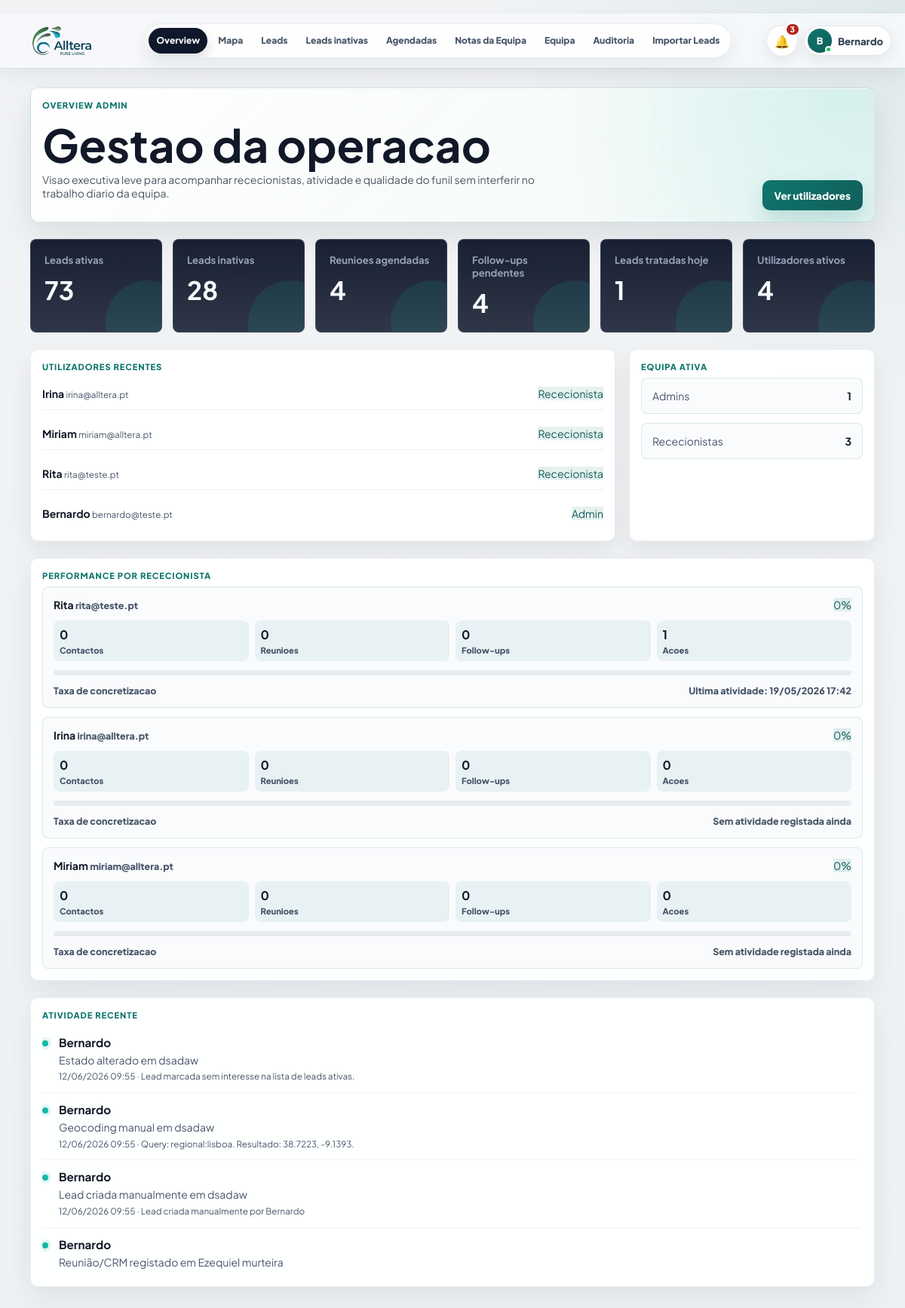
The page /admin (signed in) on the database its author committed.
### PlataformaApoioDecisaoComercial/models.py (models this page shows, shortened)
class User(UserMixin, db.Model):
    __tablename__ = "users"
    id = db.Column(db.Integer, primary_key=True)
    nome = db.Column(db.String(120), nullable=False)
    email = db.Column(db.String(160), nullable=False, unique=True, index=True)
    password_hash = db.Column(db.String(255), nullable=False)
    role = db.Column(db.String(40), nullable=False, default="comercial")
    ativo = db.Column(db.Boolean, nullable=False, default=True)
    approval_status = db.Column(db.String(20), nullable=False, default="approved")
    approved_at = db.Column(db.DateTime, nullable=True)
    approved_by_id = db.Column(db.Integer, nullable=True)
    created_at = db.Column(db.DateTime, default=datetime.utcnow)
    @property
    def is_active(self):
        return bool(self.ativo)
    historico = db.relationship("HistoricoLead", back_populates="user", lazy="dynamic")
    assigned_leads = db.relationship("Lead", back_populates="assigned_to", lazy="dynamic")
    notas_equipa = db.relationship("EquipaNota", back_populates="autor", lazy="dynamic")

class HistoricoLead(db.Model):
    id = db.Column(db.Integer, primary_key=True)
    lead_id = db.Column(db.Integer, db.ForeignKey("lead.id"), nullable=False)
    user_id = db.Column(db.Integer, db.ForeignKey("users.id"), nullable=True, index=True)
    acao = db.Column(db.String(120), nullable=False)
    tipo_acao = db.Column(db.String(80), nullable=True, index=True)
    observacao = db.Column(db.Text, nullable=True)
    resultado = db.Column(db.String(120), nullable=True)
    comercial_responsavel = db.Column(db.String(80), nullable=True)
    created_at = db.Column(db.DateTime, default=datetime.utcnow)
    user = db.relationship("User", back_populates="historico")

class Lead(db.Model):
    id = db.Column(db.Integer, primary_key=True)
    nome_cliente = db.Column(db.String(180), nullable=True)
    area_negocio = db.Column(db.String(120), nullable=True)
    cidade = db.Column(db.String(80), nullable=True)
    empresa = db.Column(db.String(180), nullable=True)
    nome_empresa = db.Column(db.String(180), nullable=False)
    tipo_cliente = db.Column(db.String(80), nullable=False)
    morada = db.Column(db.String(220), nullable=True)
    codigo_postal = db.Column(db.String(20), nullable=True)
    localidade = db.Column(db.String(80), nullable=False)
    contacto = db.Column(db.String(120), nullable=True)
    telefone = db.Column(db.String(40), nullable=True)
    email = db.Column(db.String(160), nullable=True)
    categoria = db.Column(db.String(120), nullable=True)
    nif = db.Column(db.String(30), nullable=True)
    observacoes = db.Column(db.Text, nullable=True)
    observacoes_contacto = db.Column(db.Text, nullable=True)
    reuniao_info = db.Column(db.Text, nullable=True)
    classificacao_observacao = db.Column(db.String(80), nullable=True)
    motivo_classificacao = db.Column(db.Text, nullable=True)
    latitude = db.Column(db.Float, nullable=True)
    longitude = db.Column(db.Float, nullable=True)
    estado = db.Column(db.String(40), nullable=False, default="Por contactar")
    estado_lead = db.Column(db.String(40), nullable=True, default="Por contactar")
    prioridade = db.Column(db.String(20), nullable=True, default="Baixa")
    comercial_responsavel = db.Column(db.String(80), nullable=False, default="Flávia")
    data_novo_contacto = db.Column(db.Date, nullable=True)
    data_reuniao = db.Column(db.Date, nullable=True)
    hora_reuniao = db.Column(db.String(10), nullable=True)
    tags = db.Column(db.String(300), nullable=True)
    insight_tags = db.Column(db.String(400), nullable=True)
    insight_note = db.Column(db.Text, nullable=True)
    assigned_to_id = db.Column(db.Integer, db.ForeignKey("users.id"), nullable=True, index=True)
    created_at = db.Column(db.DateTime, default=datetime.utcnow)
    updated_at = db.Column(db.DateTime, default=datetime.utcnow, onupdate=datetime.utcnow)
    assigned_to = db.relationship("User", back_populates="assigned_leads")
    historico = db.relationship(
        "HistoricoLead",
        backref="lead",
        cascade="all, delete-orphan",
        order_by="desc(HistoricoLead.created_at)",
    )

### PlataformaApoioDecisaoComercial/app.py (the view)
    @app.route("/admin")
    @login_required
    @admin_required
    def admin_overview():
        return render_template("admin_overview.html", **admin_overview_context())

### PlataformaApoioDecisaoComercial/templates/admin_overview.html (shortened to what this page needs)
{% extends "base.html" %}
{% block content %}
<main class="page-shell admin-page">
    <section class="panel admin-hero">
        <div>
            <p class="eyebrow">Overview admin</p>
            <h1>Gestao da operacao</h1>
            <p>Visao executiva leve para acompanhar rececionistas, atividade e qualidade do funil sem interferir no trabalho diario da equipa.</p>
        </div>
        <a class="button" href="{{ url_for('admin_users') }}">Ver utilizadores</a>
    </section>
    <section class="admin-metric-grid" aria-label="Metricas principais da operacao comercial">
        <article class="admin-metric"><span>Leads ativas</span><strong>{{ metrics.active_leads }}</strong></article>
        <article class="admin-metric"><span>Leads inativas</span><strong>{{ metrics.inactive_leads }}</strong></article>
        <article class="admin-metric"><span>Reunioes agendadas</span><strong>{{ metrics.scheduled_leads }}</strong></article>
        <article class="admin-metric"><span>Follow-ups pendentes</span><strong>{{ metrics.pending_followups }}</strong></article>
        <article class="admin-metric"><span>Leads tratadas hoje</span><strong>{{ metrics.treated_today }}</strong></article>
        <article class="admin-metric"><span>Utilizadores ativos</span><strong>{{ metrics.active_users }}</strong></article>
    </section>
    <section class="admin-panels">
        <article class="panel">
            <p class="eyebrow">Utilizadores recentes</p>
            <div class="admin-list">
                {% for user in recent_users %}
                <div class="admin-list-item">
                    <div>
                        <strong>{{ user.nome }}</strong>
                        <small>{{ user.email }}</small>
                    </div>
                    <span class="badge">{{ "Rececionista" if user.role == "comercial" else "Admin" }}</span>
                </div>
                {% else %}
                <p class="empty-state empty-state--quiet">Ainda nao existem utilizadores.</p>
                {% endfor %}
            </div>
        </article>
        <article class="panel">
            <p class="eyebrow">Equipa ativa</p>
            <div class="admin-role-grid">
                <div class="admin-role-card">
                    <span>Admins</span>
                    <strong>{{ users_by_role.admin }}</strong>
                </div>
                <div class="admin-role-card">
                    <span>Rececionistas</span>
                    <strong>{{ users_by_role.comercial }}</strong>
                </div>
            </div>
        </article>
    </section>
    <section class="panel">
        <p class="eyebrow">Performance por rececionista</p>
        <div class="operator-performance-list">
            {% for item in operator_performance %}
            <article class="operator-card">
                <div class="operator-card__top">
                    <div>
                        <strong>{{ item.user.nome }}</strong>
                        <small>{{ item.user.email }}</small>
                    </div>
                    <span class="badge">{{ item.taxa_concretizacao }}%</span>
                </div>
                <div class="operator-stats" aria-label="Metricas da rececionista">
                    <span><b>{{ item.contactos }}</b>Contactos</span>
                    <span><b>{{ item.reunioes }}</b>Reunioes</span>
                    <span><b>{{ item.followups }}</b>Follow-ups</span>
                    <span><b>{{ item.total_acoes }}</b>Acoes</span>
                </div>
                <div class="operator-progress" aria-hidden="true">
                </div>
                <div class="operator-card__meta">
                    <span>Taxa de concretizacao</span>
                    <span>{% if item.ultima_atividade %}Ultima atividade: {{ item.ultima_atividade.strftime("%d/%m/%Y %H:%M") }}{% else %}Sem atividade registada ainda{% endif %}</span>
                </div>
            </article>
            {% else %}
            <p class="empty-state empty-state--quiet">Ainda nao existem rececionistas ativas.</p>
            {% endfor %}
        </div>
    </section>
    <section class="panel">
        <p class="eyebrow">Atividade recente</p>
        <div class="admin-activity" aria-label="Atividade recente">
            {% for item in recent_activity %}
            <article class="activity-item">
                <span class="activity-dot" aria-hidden="true"></span>
                <div class="activity-body">
                    <strong>{{ item.user.nome if item.user else item.comercial_responsavel or "Equipa Alltera" }}</strong>
                    <span>{{ item.acao }}{% if item.lead %} em {{ item.lead.nome_cliente or item.lead.nome_empresa }}{% endif %}</span>
                    <small>{{ item.created_at.strftime("%d/%m/%Y %H:%M") if item.created_at else "" }}{% if item.observacao %} · {{ item.observacao[:120] }}{% endif %}</small>
                </div>
            </article>
            {% endfor %}
        </div>
    </section>
</main>
{% endblock %}

### PlataformaApoioDecisaoComercial/templates/base.html (shortened to what this page needs)
﻿<!doctype html>
<html lang="pt">
<head>
    <link rel="stylesheet" href="https://unpkg.com/leaflet@1.9.4/dist/leaflet.css">
    <link rel="stylesheet" href="{{ url_for('static', filename='css/styles.css') }}">
</head>
<body>
    <div class="app-shell">
        <header class="topbar topbar--minimal" id="appTopbar" aria-label="Barra superior">
            <a class="topnav-brand" href="{{ url_for('admin_overview') if current_user.is_authenticated and current_user.role == 'admin' else (url_for('mapa_leads') if current_user.is_authenticated else url_for('login')) }}" aria-label="Alltera">
                <span class="topnav-brand__logo" aria-hidden="true">
                    <img src="{{ url_for('static', filename='alltera-logo.png') }}" alt="">
                </span>
            </a>
            {% if current_user.is_authenticated %}
            <nav class="topnav-pill" aria-label="Navegação principal">
                {% if current_user.role == "admin" %}
                <a href="{{ url_for('admin_overview') }}" {% if request.endpoint == 'admin_overview' %}aria-current="page"{% endif %}>Overview</a>
                <a href="{{ url_for('mapa_leads') }}" {% if request.endpoint == 'mapa_leads' %}aria-current="page"{% endif %}>Mapa</a>
                <a href="{{ url_for('todas_leads') }}" {% if request.endpoint == 'todas_leads' %}aria-current="page"{% endif %}>Leads</a>
                <a href="{{ url_for('leads_inativas') }}" {% if request.endpoint == 'leads_inativas' %}aria-current="page"{% endif %}>Leads inativas</a>
                <a href="{{ url_for('agendadas') }}" {% if request.endpoint == 'agendadas' %}aria-current="page"{% endif %}>Agendadas</a>
                <a href="{{ url_for('notas_equipa') }}" {% if request.endpoint == 'notas_equipa' %}aria-current="page"{% endif %}>Notas da Equipa</a>
                <a href="{{ url_for('admin_users') }}" {% if request.endpoint == 'admin_users' %}aria-current="page"{% endif %}>Equipa</a>
                <a href="{{ url_for('historico') }}" {% if request.endpoint == 'historico' %}aria-current="page"{% endif %}>Auditoria</a>
                <a href="{{ url_for('importar_leads') }}" {% if request.endpoint == 'importar_leads' %}aria-current="page"{% endif %}>Importar Leads</a>
                {% endif %}
            </nav>
            {% endif %}
            <div class="topbar__actions">
                {% if current_user.is_authenticated %}
                {% set display_name = current_user.nome or current_user.email %}
                {% set first_name = display_name.split()[0] %}
                <div class="notifications-menu" id="notificationsMenu">
                    <button class="notifications-trigger" id="notificationsButton" type="button" aria-haspopup="menu" aria-expanded="false" aria-controls="notificationsDropdown" title="Notificações operacionais">
                        <span aria-hidden="true">🔔</span>
                        {% if operational_notifications.count > 0 %}
                        <strong>{{ operational_notifications.count }}</strong>
                        {% endif %}
                    </button>
                </div>
                <div class="profile-menu" id="profileMenu">
                    <button class="profile-trigger" id="profileMenuButton" type="button" aria-haspopup="menu" aria-expanded="false" aria-controls="profileDropdown">
                        <span class="profile-avatar" aria-hidden="true">{{ display_name[:1]|upper }}<i></i></span>
                        <span class="profile-trigger__name">{{ first_name }}</span>
                    </button>
                </div>
                {% endif %}
            </div>
        </header>
        <div class="app-shell__content">
            {% block content %}{% endblock %}
        </div>
    </div>
    {% if current_user.is_authenticated %}
    <aside class="command-palette" id="commandPalette" aria-hidden="true">
    </aside>
    <aside class="global-lead-drawer" id="globalLeadDrawer" aria-hidden="true">
    </aside>
    {% endif %}
</body>
</html>

### rows shown on the page
User: nome "B", nome "Bernardo", email "bernardo@teste.pt", role "Admin"
User: nome "Irina", email "irina@alltera.pt", role "Rececionista", user.nome "Irina", user.email "irina@alltera.pt"
User: nome "Miriam", email "miriam@alltera.pt", role "Rececionista", user.nome "Miriam", user.email "miriam@alltera.pt"
User: nome "Rita", email "rita@teste.pt", role "Rececionista", user.nome "Rita", user.email "rita@teste.pt"
HistoricoLead: ultima_atividade "19/05/2026 17:42"
HistoricoLead: user "Bernardo", acao "Estado alterado", lead "dsadaw", created_at "12/06/2026 09:55", observacao "Lead marcada sem interesse na lista de leads ativas."
HistoricoLead: user "Bernardo", acao "Geocoding manual", lead "dsadaw", created_at "12/06/2026 09:55", observacao "Query: regional:lisboa. Resultado: 38.7223, -9.1393."
HistoricoLead: user "Bernardo", acao "Lead criada manualmente", lead "dsadaw", created_at "12/06/2026 09:55", observacao "Lead criada manualmente por Bernardo"
HistoricoLead: user "Bernardo", acao "Reunião/CRM registado", lead "Ezequiel murteira"

### other values the page prints
{{ operational_notifications.count }} "3"
{{ metrics.active_leads }} "73"
{{ metrics.inactive_leads }} "28"
{{ metrics.scheduled_leads }} "4"
{{ metrics.pending_followups }} "4"
{{ metrics.treated_today }} "1"
{{ metrics.active_users }} "4"
{{ users_by_role.admin }} "1"
{{ users_by_role.comercial }} "3"
{{ item.taxa_concretizacao }} "0" "0" "0"
{{ item.contactos }} "0" "0" "0"
{{ item.reunioes }} "0" "0" "0"
{{ item.followups }} "0" "0" "0"
{{ item.total_acoes }} "1" "0" "0"
